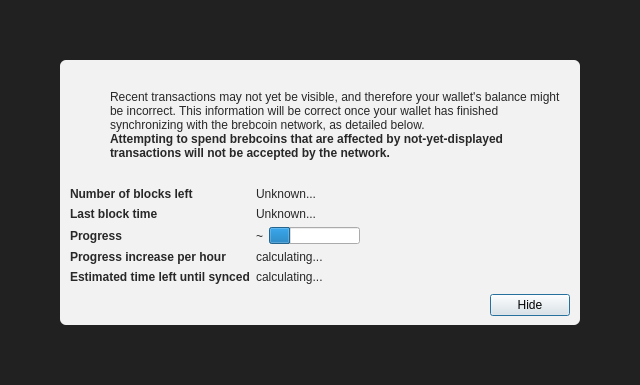
<?xml version="1.0" encoding="UTF-8"?>
<ui version="4.0">
 <class>ModalOverlay</class>
 <widget class="ModalOverlay" name="ModalOverlay">
  <property name="geometry">
   <rect>
    <x>0</x>
    <y>0</y>
    <width>640</width>
    <height>385</height>
   </rect>
  </property>
  <property name="windowTitle">
   <string>Form</string>
  </property>
  <layout class="QVBoxLayout" name="verticalLayout" stretch="0">
   <property name="sizeConstraint">
    <enum>QLayout::SetDefaultConstraint</enum>
   </property>
   <property name="leftMargin">
    <number>0</number>
   </property>
   <property name="topMargin">
    <number>0</number>
   </property>
   <property name="rightMargin">
    <number>0</number>
   </property>
   <property name="bottomMargin">
    <number>0</number>
   </property>
   <item>
    <widget class="QWidget" name="bgWidget" native="true">
     <property name="styleSheet">
      <string notr="true">#bgWidget { background: rgba(0,0,0,220); }</string>
     </property>
     <layout class="QVBoxLayout" name="verticalLayoutMain" stretch="1">
      <property name="leftMargin">
       <number>60</number>
      </property>
      <property name="topMargin">
       <number>60</number>
      </property>
      <property name="rightMargin">
       <number>60</number>
      </property>
      <property name="bottomMargin">
       <number>60</number>
      </property>
      <item>
       <widget class="QWidget" name="contentWidget" native="true">
        <property name="styleSheet">
         <string notr="true">#contentWidget { background: rgba(255,255,255,240); border-radius: 6px; }

QLabel { color: rgb(40,40,40);  }</string>
        </property>
        <layout class="QVBoxLayout" name="verticalLayoutSub" stretch="1,0,0,0">
         <property name="spacing">
          <number>0</number>
         </property>
         <property name="leftMargin">
          <number>10</number>
         </property>
         <property name="topMargin">
          <number>10</number>
         </property>
         <property name="rightMargin">
          <number>10</number>
         </property>
         <property name="bottomMargin">
          <number>10</number>
         </property>
         <item>
          <layout class="QHBoxLayout" name="horizontalLayoutIconText" stretch="0,1">
           <property name="topMargin">
            <number>20</number>
           </property>
           <item>
            <layout class="QVBoxLayout" name="verticalLayoutIcon">
             <property name="leftMargin">
              <number>0</number>
             </property>
             <item>
              <widget class="QPushButton" name="warningIcon">
               <property name="enabled">
                <bool>false</bool>
               </property>
               <property name="text">
                <string/>
               </property>
               <property name="icon">
                <iconset>
                 <normaloff>:/icons/warning</normaloff>
                 <disabledoff>:/icons/warning</disabledoff>:/icons/warning</iconset>
               </property>
               <property name="iconSize">
                <size>
                 <width>48</width>
                 <height>48</height>
                </size>
               </property>
               <property name="flat">
                <bool>true</bool>
               </property>
              </widget>
             </item>
             <item>
              <spacer name="verticalSpacerWarningIcon">
               <property name="orientation">
                <enum>Qt::Vertical</enum>
               </property>
               <property name="sizeHint" stdset="0">
                <size>
                 <width>20</width>
                 <height>40</height>
                </size>
               </property>
              </spacer>
             </item>
            </layout>
           </item>
           <item>
            <layout class="QVBoxLayout" name="verticalLayoutInfoText">
             <property name="leftMargin">
              <number>0</number>
             </property>
             <property name="topMargin">
              <number>0</number>
             </property>
             <item>
              <widget class="QLabel" name="infoText">
               <property name="text">
                <string>Recent transactions may not yet be visible, and therefore your wallet's balance might be incorrect. This information will be correct once your wallet has finished synchronizing with the brebcoin network, as detailed below.</string>
               </property>
               <property name="textFormat">
                <enum>Qt::RichText</enum>
               </property>
               <property name="wordWrap">
                <bool>true</bool>
               </property>
              </widget>
             </item>
             <item>
              <widget class="QLabel" name="infoTextStrong">
               <property name="font">
                <font>
                 <weight>75</weight>
                 <bold>true</bold>
                </font>
               </property>
               <property name="text">
                <string>Attempting to spend brebcoins that are affected by not-yet-displayed transactions will not be accepted by the network.</string>
               </property>
               <property name="textFormat">
                <enum>Qt::RichText</enum>
               </property>
               <property name="wordWrap">
                <bool>true</bool>
               </property>
              </widget>
             </item>
             <item>
              <spacer name="verticalSpacerInTextSpace">
               <property name="orientation">
                <enum>Qt::Vertical</enum>
               </property>
               <property name="sizeHint" stdset="0">
                <size>
                 <width>20</width>
                 <height>40</height>
                </size>
               </property>
              </spacer>
             </item>
            </layout>
           </item>
          </layout>
         </item>
         <item>
          <spacer name="verticalSpacerAfterText">
           <property name="orientation">
            <enum>Qt::Vertical</enum>
           </property>
           <property name="sizeHint" stdset="0">
            <size>
             <width>20</width>
             <height>40</height>
            </size>
           </property>
          </spacer>
         </item>
         <item>
          <layout class="QFormLayout" name="formLayout">
           <property name="fieldGrowthPolicy">
            <enum>QFormLayout::FieldsStayAtSizeHint</enum>
           </property>
           <property name="horizontalSpacing">
            <number>6</number>
           </property>
           <property name="verticalSpacing">
            <number>6</number>
           </property>
           <property name="topMargin">
            <number>10</number>
           </property>
           <item row="0" column="0">
            <widget class="QLabel" name="labelNumberOfBlocksLeft">
             <property name="font">
              <font>
               <weight>75</weight>
               <bold>true</bold>
              </font>
             </property>
             <property name="text">
              <string>Number of blocks left</string>
             </property>
            </widget>
           </item>
           <item row="0" column="1">
            <widget class="QLabel" name="numberOfBlocksLeft">
             <property name="text">
              <string>Unknown...</string>
             </property>
            </widget>
           </item>
           <item row="1" column="0">
            <widget class="QLabel" name="labelLastBlockTime">
             <property name="font">
              <font>
               <weight>75</weight>
               <bold>true</bold>
              </font>
             </property>
             <property name="text">
              <string>Last block time</string>
             </property>
            </widget>
           </item>
           <item row="1" column="1">
            <widget class="QLabel" name="newestBlockDate">
             <property name="sizePolicy">
              <sizepolicy hsizetype="Maximum" vsizetype="Preferred">
               <horstretch>0</horstretch>
               <verstretch>0</verstretch>
              </sizepolicy>
             </property>
             <property name="text">
              <string>Unknown...</string>
             </property>
            </widget>
           </item>
           <item row="2" column="0">
            <widget class="QLabel" name="labelSyncDone">
             <property name="font">
              <font>
               <weight>75</weight>
               <bold>true</bold>
              </font>
             </property>
             <property name="text">
              <string>Progress</string>
             </property>
            </widget>
           </item>
           <item row="2" column="1">
            <layout class="QHBoxLayout" name="horizontalLayoutSync" stretch="0,1">
             <item>
              <widget class="QLabel" name="percentageProgress">
               <property name="text">
                <string notr="true">~</string>
               </property>
              </widget>
             </item>
             <item>
              <widget class="QProgressBar" name="progressBar">
               <property name="value">
                <number>24</number>
               </property>
               <property name="format">
                <string/>
               </property>
              </widget>
             </item>
            </layout>
           </item>
           <item row="4" column="0">
            <widget class="QLabel" name="labelProgressIncrease">
             <property name="font">
              <font>
               <weight>75</weight>
               <bold>true</bold>
              </font>
             </property>
             <property name="text">
              <string>Progress increase per hour</string>
             </property>
            </widget>
           </item>
           <item row="4" column="1">
            <widget class="QLabel" name="progressIncreasePerH">
             <property name="text">
              <string>calculating...</string>
             </property>
            </widget>
           </item>
           <item row="5" column="0">
            <widget class="QLabel" name="labelEstimatedTimeLeft">
             <property name="font">
              <font>
               <weight>75</weight>
               <bold>true</bold>
              </font>
             </property>
             <property name="text">
              <string>Estimated time left until synced</string>
             </property>
            </widget>
           </item>
           <item row="5" column="1">
            <widget class="QLabel" name="expectedTimeLeft">
             <property name="text">
              <string>calculating...</string>
             </property>
            </widget>
           </item>
          </layout>
         </item>
         <item>
          <layout class="QHBoxLayout" name="horizontalLayoutButtons">
           <property name="leftMargin">
            <number>10</number>
           </property>
           <property name="topMargin">
            <number>10</number>
           </property>
           <item>
            <spacer name="horizontalSpacer">
             <property name="orientation">
              <enum>Qt::Horizontal</enum>
             </property>
             <property name="sizeHint" stdset="0">
              <size>
               <width>40</width>
               <height>20</height>
              </size>
             </property>
            </spacer>
           </item>
           <item>
            <widget class="QPushButton" name="closeButton">
             <property name="text">
              <string>Hide</string>
             </property>
             <property name="focusPolicy">
              <enum>Qt::StrongFocus</enum>
             </property>
             <property name="default">
              <bool>true</bool>
             </property>
            </widget>
           </item>
          </layout>
         </item>
        </layout>
       </widget>
      </item>
     </layout>
    </widget>
   </item>
  </layout>
 </widget>
 <customwidgets>
  <customwidget>
   <class>ModalOverlay</class>
   <extends>QWidget</extends>
   <header>qt/modaloverlay.h</header>
   <container>1</container>
  </customwidget>
 </customwidgets>
 <resources/>
 <connections/>
</ui>
